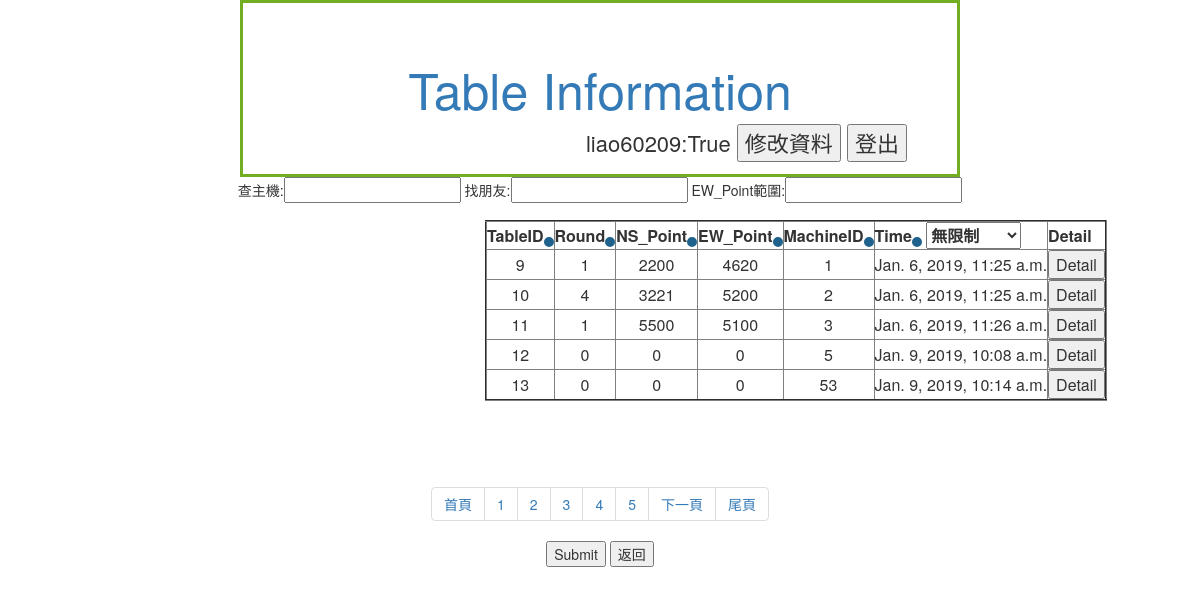
/Member/Table/ (signed in), run on the app's committed database.
### Member/models.py (models this page shows, shortened)
class table(models.Model):
    time = models.DateTimeField(verbose_name="time",auto_now=True)
    NS_TotalPoint = models.DecimalField(max_digits = 5,decimal_places=0)
    EW_TotalPoint = models.DecimalField(max_digits = 5,decimal_places=0)
    RoundNum = models.DecimalField(max_digits = 10,decimal_places=0)     #總共進行幾個ROUND Eg. 1/4/16
    MachineID = models.DecimalField(max_digits = 10,decimal_places=0)

### Member/views.py (the view, shortened to what this page needs)
# urls.py: path('Table/',views.tableinformation,name = 'table'),
@login_required(login_url='/Member/login/')
def tableinformation(request,tid='x'):
	permission = False
	seats = seat.objects.filter(PlayerID=request.user.id)
	mytable = []
	for s in seats:
		mytable.append(s.TableID.pk)
	mytable = set(mytable)		#去除重複
	tables = table.objects.filter(pk__in=mytable)		#一般使用者
	if request.user.is_staff==True:
		permission = True			#管理者
		tables = table.objects.all()
	name = Name(request)
	if	tid=="x":		# 牌桌資訊一覽
		paginator = Paginator(tables, 5)
		page = request.GET.get('page','1')
		tables = paginator.page(page)
		return render(request,"Member/table.html",locals())

### Member/views.py (called while the page is built)
def Name(request):
	name = request.user.first_name
	if name == "":
		name = request.user.username
	return name

### Member/templates/Member/table.html (shortened to what this page needs)
{% extends 'Member/base.html' %}
{%block title%}
    Table Information
{%endblock%}
{%block user%}
        {{name}}:{{permission}}
        <input type="button" value="修改資料" onclick="location='/Member/modify/'">
        <input type="button" value="登出" onclick="location='/Member/logout/'">
{%endblock%}
{%block content%}
<form method="post" action="/Member/Table/">
<div style="">
    查主機:<input type="text" name="BMBC">
    找朋友:<input type="text" name="Friend">
    EW_Point範圍:<input type="text" name="EW_Point"><br>
</div>
<div style="position:absolute;top:220px;left:485px">
    <table style="text-align:center;" border="2" align="center" >
        <th>TableID<input type="submit" name = 'order'value="TableID"></th>
        <th>Round<input type="submit" name = 'order'value="RoundNum"></th>
        <th>NS_Point<input type="submit" name = 'order'value="NS_TotalPoint"></th>
        <th>EW_Point<input type="submit" name = 'order'value="EW_TotalPoint"></th>
        <th>MachineID<input type="submit" name = 'order'value="MachineID"></th>
        <th>Time<input type="submit" name = 'order'value="-time">
            <select name="TimeRange">
                <option value="99999">無限制</option>
            </select>
        </th>
        <th>Detail</th>
        {%for table in tables%}
        <tr>
        <td>{{table.pk}}</td>
        <td>{{table.RoundNum}}</td>
        <td>{{table.NS_TotalPoint}}</td>
        <td>{{table.EW_TotalPoint}}</td>
        <td>{{table.MachineID}}</td>
        <td>{{table.time}}</td>
        <td><input type="button" onclick="location.href='{{table.pk}}'"value="Detail"></td>
        </tr>
        {%endfor%}
    </table>
</div>
{%endblock%}
{%block bottom%}
    <div>
            <ul class="pagination">
            <li><a href="/Member/Table/?page=1">首頁</a></li>
                 {% for num in tables.paginator.page_range %}
                    <li><a href="/Member/Table/?page={{ num }}">{{ num }}</a></li>
                 {% endfor %}
                {% if tables.has_next %}
                     <li><a href="/Member/Table/?page={{ tables.next_page_number }}">下一頁</a></li>
                {% endif %}
                <li><a href="/Member/Table/?page={{ tables.paginator.num_pages }}">尾頁</a></li>
             </ul>
        </div>
<input type="submit" class="a">
{%endblock%}

### Member/templates/Member/table.html (style rules this page uses)
input[type=submit]:not(.a) { -webkit-border-radius: 60; -moz-border-radius: 60; border-radius: 60px; font-size: 0px; padding: 0px; border: solid #1f628d 5px; text-decoration: none; }

### data on the page
table: pk "9", RoundNum "1", NS_TotalPoint "2200", EW_TotalPoint "4620", MachineID "1", time "Jan. 6, 2019, 11:25 a.m."
table: pk "10", RoundNum "4", NS_TotalPoint "3221", EW_TotalPoint "5200", MachineID "2", time "Jan. 6, 2019, 11:25 a.m."
table: pk "11", RoundNum "1", NS_TotalPoint "5500", EW_TotalPoint "5100", MachineID "3", time "Jan. 6, 2019, 11:26 a.m."
table: pk "12", RoundNum "0", NS_TotalPoint "0", EW_TotalPoint "0", MachineID "5", time "Jan. 9, 2019, 10:08 a.m."
table: pk "13", RoundNum "0", NS_TotalPoint "0", EW_TotalPoint "0", MachineID "53", time "Jan. 9, 2019, 10:14 a.m."

### other printed values
{{ name }} "liao60209"
{{ permission }} "True"
{{ num }} "1" "2" "3" "4" "5"
